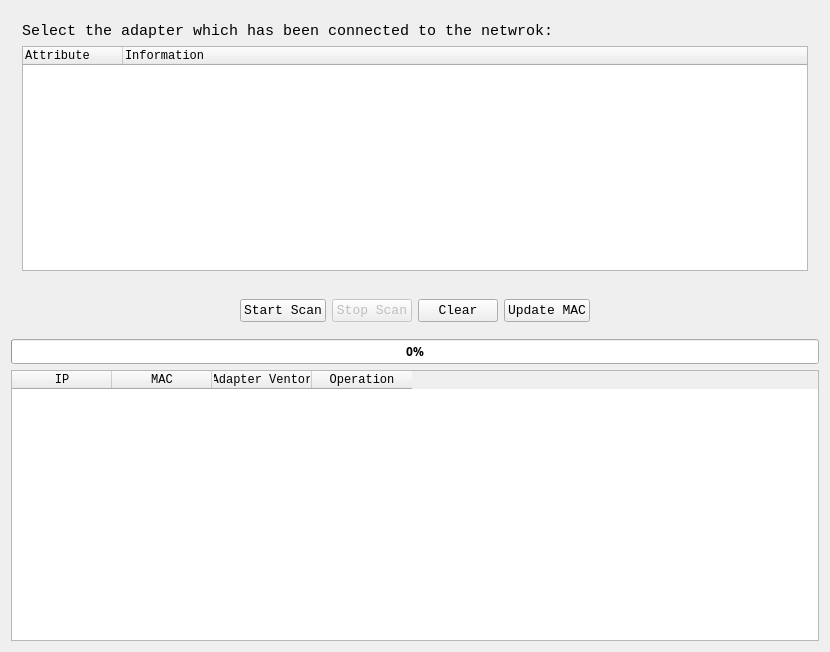
<?xml version="1.0" encoding="UTF-8"?>
<ui version="4.0">
 <class>Widget</class>
 <widget class="QWidget" name="Widget">
  <property name="geometry">
   <rect>
    <x>0</x>
    <y>0</y>
    <width>830</width>
    <height>652</height>
   </rect>
  </property>
  <property name="font">
   <font>
    <family>Consolas</family>
   </font>
  </property>
  <property name="windowTitle">
   <string>ARPSpoof</string>
  </property>
  <layout class="QVBoxLayout" name="verticalLayout_2">
   <item>
    <widget class="QWidget" name="widget_2" native="true">
     <layout class="QVBoxLayout" name="verticalLayout">
      <item>
       <widget class="QLabel" name="label">
        <property name="enabled">
         <bool>true</bool>
        </property>
        <property name="font">
         <font>
          <family>Consolas</family>
          <pointsize>11</pointsize>
         </font>
        </property>
        <property name="frameShape">
         <enum>QFrame::NoFrame</enum>
        </property>
        <property name="frameShadow">
         <enum>QFrame::Plain</enum>
        </property>
        <property name="text">
         <string>Select the adapter which has been connected to the netwrok:</string>
        </property>
        <property name="textFormat">
         <enum>Qt::AutoText</enum>
        </property>
       </widget>
      </item>
      <item>
       <widget class="QTreeWidget" name="adapterList">
        <property name="frameShape">
         <enum>QFrame::StyledPanel</enum>
        </property>
        <property name="sortingEnabled">
         <bool>false</bool>
        </property>
        <property name="allColumnsShowFocus">
         <bool>false</bool>
        </property>
        <property name="wordWrap">
         <bool>true</bool>
        </property>
        <property name="headerHidden">
         <bool>false</bool>
        </property>
        <attribute name="headerHighlightSections">
         <bool>false</bool>
        </attribute>
        <column>
         <property name="text">
          <string>Attribute</string>
         </property>
        </column>
        <column>
         <property name="text">
          <string>Information</string>
         </property>
        </column>
       </widget>
      </item>
     </layout>
    </widget>
   </item>
   <item>
    <widget class="QWidget" name="widget" native="true">
     <layout class="QHBoxLayout" name="horizontalLayout">
      <item>
       <spacer name="horizontalSpacer">
        <property name="orientation">
         <enum>Qt::Horizontal</enum>
        </property>
        <property name="sizeHint" stdset="0">
         <size>
          <width>40</width>
          <height>20</height>
         </size>
        </property>
       </spacer>
      </item>
      <item>
       <widget class="QPushButton" name="scanButton">
        <property name="font">
         <font>
          <family>Consolas</family>
          <pointsize>10</pointsize>
         </font>
        </property>
        <property name="cursor">
         <cursorShape>ArrowCursor</cursorShape>
        </property>
        <property name="styleSheet">
         <string notr="true"/>
        </property>
        <property name="text">
         <string>Start Scan</string>
        </property>
       </widget>
      </item>
      <item>
       <widget class="QPushButton" name="stopButton">
        <property name="enabled">
         <bool>false</bool>
        </property>
        <property name="font">
         <font>
          <family>Consolas</family>
          <pointsize>10</pointsize>
         </font>
        </property>
        <property name="text">
         <string>Stop Scan</string>
        </property>
       </widget>
      </item>
      <item>
       <widget class="QPushButton" name="clearButton">
        <property name="font">
         <font>
          <family>Consolas</family>
          <pointsize>10</pointsize>
         </font>
        </property>
        <property name="text">
         <string>Clear</string>
        </property>
       </widget>
      </item>
      <item>
       <widget class="QPushButton" name="updateButton">
        <property name="font">
         <font>
          <family>Consolas</family>
          <pointsize>10</pointsize>
         </font>
        </property>
        <property name="text">
         <string>Update MAC</string>
        </property>
       </widget>
      </item>
      <item>
       <spacer name="horizontalSpacer_2">
        <property name="orientation">
         <enum>Qt::Horizontal</enum>
        </property>
        <property name="sizeHint" stdset="0">
         <size>
          <width>40</width>
          <height>20</height>
         </size>
        </property>
       </spacer>
      </item>
     </layout>
    </widget>
   </item>
   <item>
    <widget class="QProgressBar" name="progressBar">
     <property name="font">
      <font>
       <family>Segoe UI Semibold</family>
       <weight>75</weight>
       <bold>true</bold>
      </font>
     </property>
     <property name="value">
      <number>0</number>
     </property>
    </widget>
   </item>
   <item>
    <widget class="QTableWidget" name="macList">
     <property name="maximumSize">
      <size>
       <width>16777215</width>
       <height>16777215</height>
      </size>
     </property>
     <property name="gridStyle">
      <enum>Qt::SolidLine</enum>
     </property>
     <property name="sortingEnabled">
      <bool>true</bool>
     </property>
     <column>
      <property name="text">
       <string>IP</string>
      </property>
     </column>
     <column>
      <property name="text">
       <string>MAC</string>
      </property>
     </column>
     <column>
      <property name="text">
       <string>Adapter Ventor</string>
      </property>
     </column>
     <column>
      <property name="text">
       <string>Operation</string>
      </property>
     </column>
    </widget>
   </item>
  </layout>
 </widget>
 <layoutdefault spacing="6" margin="11"/>
 <resources/>
 <connections/>
</ui>
